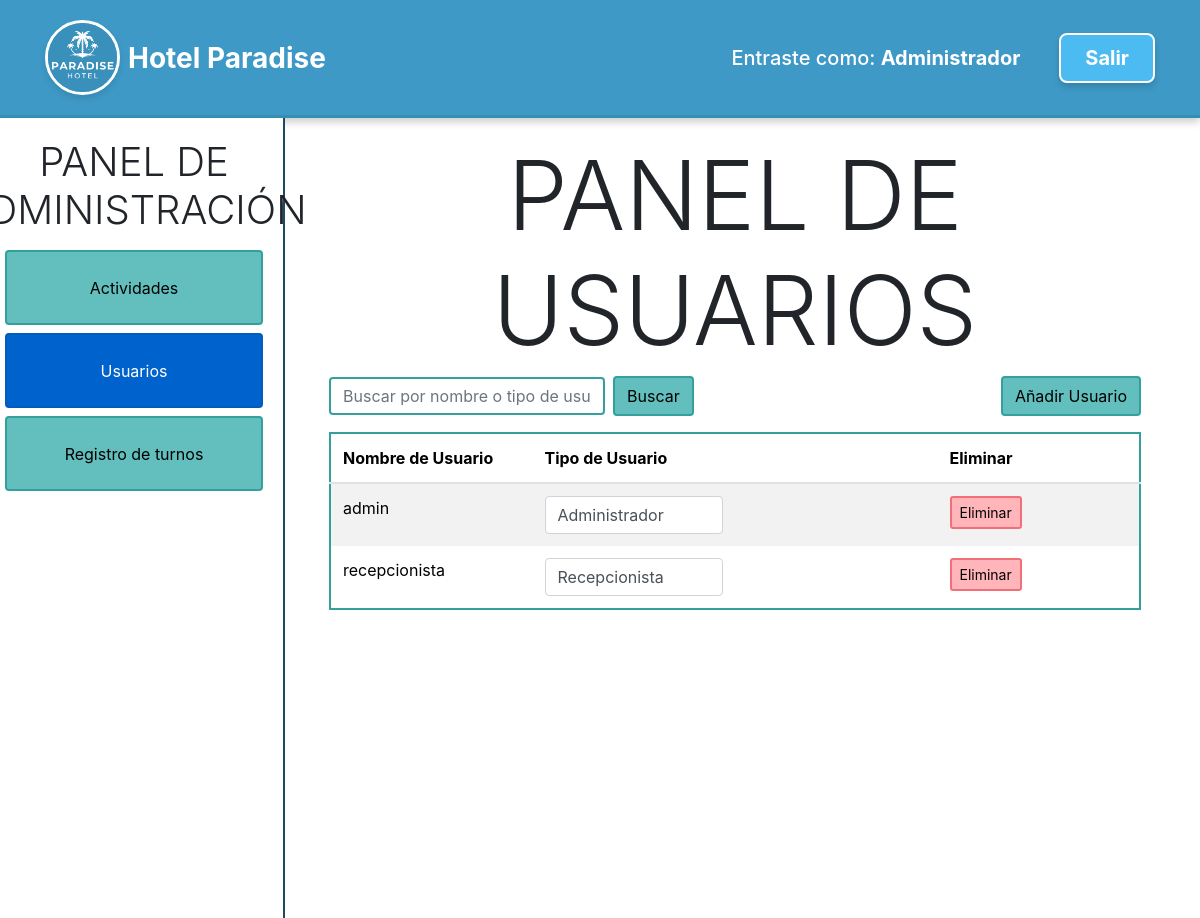
Page /PAGINAS/administrador-usuarios.php (signed in) on the committed database.
### tables this page shows
CREATE TABLE `usuarios` (
  `id` int(11) NOT NULL,
  `email` varchar(255) NOT NULL,
  `contraseña` varchar(255) NOT NULL,
  `isAdmin` tinyint(1) DEFAULT 0,
  `fecha_creacion` timestamp NOT NULL DEFAULT current_timestamp()
);

### PAGINAS/administrador-usuarios.php (the view, shortened to what this page needs)
<?php
include '../SCRIPT/conexion.php';
$searchQuery = "";
if (isset($_GET['search'])) {
    $searchQuery = $_GET['search'];
    $query = "SELECT * FROM usuarios WHERE email LIKE ? OR (CASE WHEN isAdmin=1 THEN 'Administrador' ELSE 'Recepcionista' END) LIKE ?";
    $stmt = $conn->prepare($query);
    $searchTerm = '%' . $searchQuery . '%';
    $stmt->bind_param("ss", $searchTerm, $searchTerm);
} else {
    $query = "SELECT * FROM usuarios";
    $stmt = $conn->prepare($query);
}
$stmt->execute();
$result = $stmt->get_result();
?>
<!DOCTYPE html>
<html lang="en">
<head>
    <link href="https://cdn.jsdelivr.net/npm/bootstrap@5.3.3/dist/css/bootstrap.min.css" rel="stylesheet">
    <link rel="stylesheet" href="https://maxcdn.bootstrapcdn.com/bootstrap/4.5.2/css/bootstrap.min.css">
    <link rel="stylesheet" href="../ESTILOS/panel-administrador-estilo.css">
</head>
<body>
    <?php include 'navbar.php'; ?>
    <div class="container contenedor-principal">
        <div class="row">
            <div class="col-3 seccion-panel gap-2">
                <h1 class="display-6 text-center">PANEL DE ADMINISTRACIÓN</h1>
                <a class="btn btn-primary w-100 btnPanel" href="administrador-actividades.php" role="button">Actividades</a>
                <a class="btn btn-primary w-100 btnPanel active" href="administrador-usuarios.php" role="button">Usuarios</a>
                <a class="btn btn-primary w-100 btnPanel" href="administrador-registros.php" role="button">Registro de turnos</a>
            </div>
            <div class="col-9 seccion-elegida">
                <h1 class="display-1 text-center">PANEL DE USUARIOS</h1>
                <div class="d-flex justify-content-between align-items-center mb-3 px-4">
                    <form method="get" class="form-inline">
                        <input type="text" name="search" placeholder="Buscar por nombre o tipo de usuario" value="<?= $searchQuery ?>" class="form-control mr-2">
                        <button type="submit" class="btn btn-primary">Buscar</button>
                    </form>
                    <button class="btn btn-success" data-toggle="modal" data-target="#addUserModal">Añadir Usuario</button>
                </div>
                <div class="table-responsive scrollable-table px-4">
                    <table class="table table-striped custom-border">
                        <thead>
                            <tr>
                                <th style="width: 25%;">Nombre de Usuario</th>
                                <th style="width: 25%;">Tipo de Usuario</th>
                                <th style="width: 25%;"></th>
                                <th style="width: 25%;">Eliminar</th>
                            </tr>
                        </thead>
                        <tbody>
                            <?php while ($row = $result->fetch_assoc()): ?>
                                <tr>
                                    <td style="width: 25%;"><?= explode('@', $row['email'])[0]; ?></td>
                                    <td style="width: 25%;">
                                        <div class="user-info d-flex align-items-center justify-content-between">
                                            <select class="form-control user-type" data-id="<?= $row['id'] ?>">
                                                <option value="0" <?= $row['isAdmin'] == 0 ? 'selected' : '' ?>>Recepcionista</option>
                                                <option value="1" <?= $row['isAdmin'] == 1 ? 'selected' : '' ?>>Administrador</option>
                                            </select>
                                        </div>
                                    </td>
                                    <td style="width: 25%;">
                                    </td>
                                    <td style="width: 25%;">
                                        <button class="btn btn-danger btn-sm delete-btn" data-id="<?= $row['id'] ?>">Eliminar</button>
                                    </td>
                                </tr>
                            <?php endwhile; ?>
                        </tbody>
                    </table>
                </div>
            </div>
        </div>
    </div>
</body>
</html>

### ESTILOS/panel-administrador-estilo.css (style rules this page uses)
* { margin: 0; padding: 0; }
.contenedor-principal { padding: 0; max-width: 100%; max-height: 100%; }
.seccion-panel { margin: 0; padding: 20px; display: flex; flex-direction: column; align-items: center; }
.seccion-elegida { margin: 0; padding: 20px; display: flex; flex-direction: column; height: auto; }
.row { width: 100%; height: 100%; }
.btnPanel { display: flex; justify-content: center; align-items: center; height: 75px; }
.col-3 { min-height: 100vh; border-right: 2px solid #1b4a62; background-color: white; }
body { background-color: white; }
.btnPanel { background-color:#4bbbf2; transition:.5s; }

### PAGINAS/administrador-usuarios.php (style rules this page uses)
.scrollable-table { max-height: 400px; overflow-y: auto; }
.user-info { display: flex; align-items: center; gap: 10px; justify-content: space-between; }
.mr-2 { border: 2px solid #34a09e; }
.custom-border { border: 2px solid #34a09e; border-collapse: collapse; }
.custom-border th, .custom-border td { border: none; }
.btn-primary { color: black; background-color: #62bfbd; border: 2px solid #34a09e; }
.btn-danger { color: black; background-color: #ffb5ba; border: 2px solid #f36f78; }
.btn-success { color: black; background-color: #62bfbd; border: 2px solid #34a09e; }

### rows in the picture
usuarios: email "admin", isAdmin+id "Administrador"
usuarios: email "recepcionista", isAdmin+id "Recepcionista"

### other values in the picture
$rol "Administrador"
